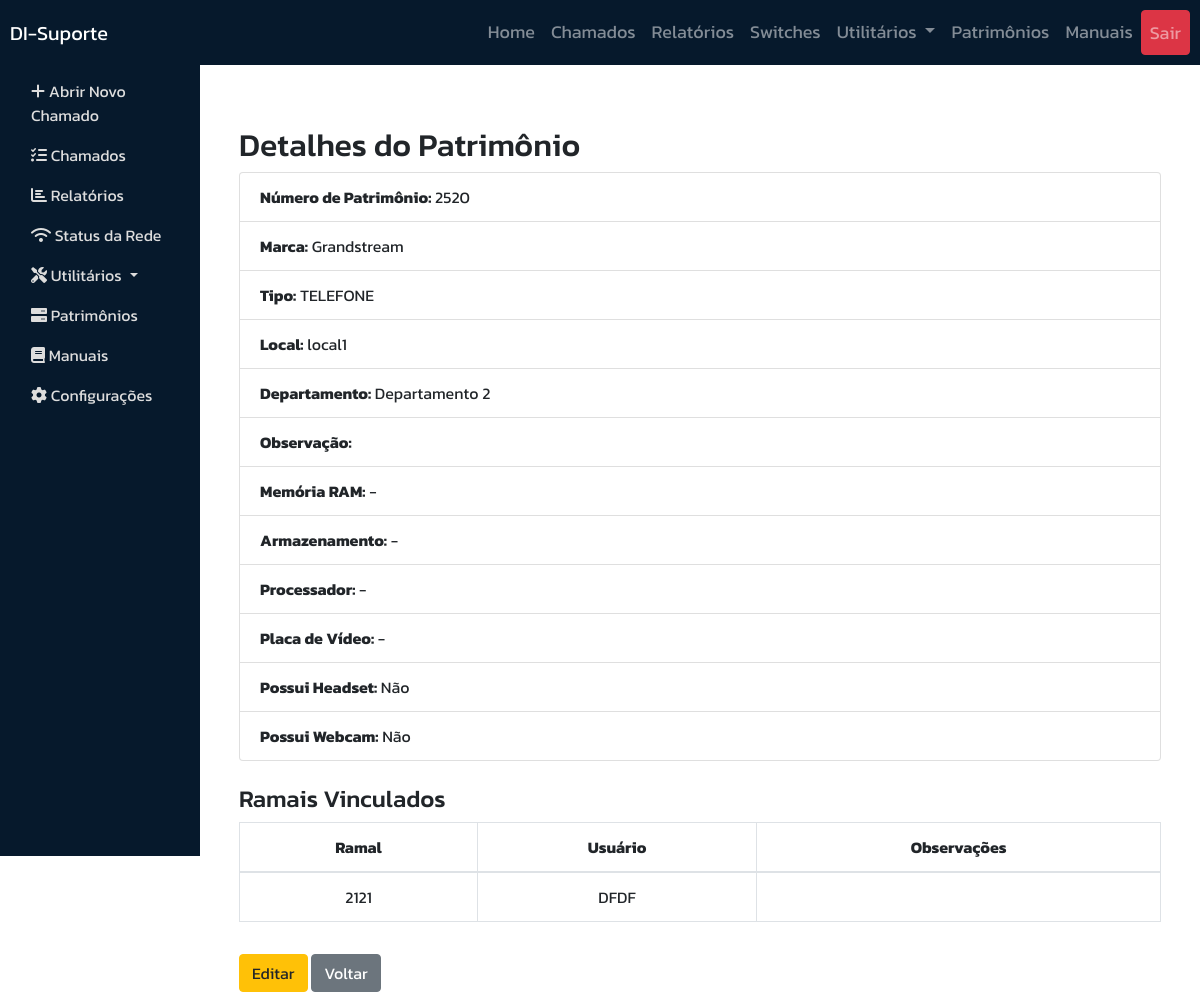
The page /patrimonios/visualizar/5/ (signed in) on the database its author committed.
### patrimonios/models.py (models this page shows, shortened)
class Patrimonio(models.Model):
    TIPO_CHOICES = [
        ('CAMERA', 'Camera'),
        ('COMPUTADOR', 'Computador'),
        ('HEADSET', 'Headset'),
        ('IMPRESSORA', 'Impressora'),
        ('MONITOR', 'Monitor'),
        ('NOBREAK', 'Nobreak'),
        ('OUTROS', 'Outros'),
        ('RACK', 'Rack'),
        ('SWITCH', 'Switch'),
        ('TELEFONE', 'Telefone'),
        ('THINCLIENT', 'Thinclient'),
        ('WEBCAM', 'Webcam'),
        ('WIFI', 'Wifi')
    ]
    numero_patrimonio = models.CharField(max_length=50, unique=True)
    marca = models.CharField(max_length=50)
    tipo = models.CharField(max_length=20, choices=TIPO_CHOICES)
    local = models.ForeignKey(Local, on_delete=models.CASCADE)
    departamento = models.ForeignKey(Departamento, on_delete=models.CASCADE)
    obs = models.CharField(max_length=50, blank=True)
    memoria_ram = models.CharField(max_length=50, null=True, blank=True)
    hd = models.CharField(max_length=50, null=True, blank=True)
    processador = models.CharField(max_length=100, null=True, blank=True)
    placa_video = models.CharField(max_length=100, null=True, blank=True)
    tem_headset = models.BooleanField(default=False, verbose_name="Possui Headset?")
    tem_webcam = models.BooleanField(default=False, verbose_name="Possui Webcam?")

### chamados/models.py (models this page shows)
class Local(models.Model):
    nome = models.CharField(max_length=100)
    ativo = models.BooleanField(default=True)  # Indica se o local está ativo
    def __str__(self):
        return self.nome

class Departamento(models.Model):
    nome = models.CharField(max_length=100)
    ativo = models.BooleanField(default=True)  # Indica se o departamento está ativo
    def __str__(self):
        return self.nome

### utilitarios/models.py (models this page shows, shortened)
class Ramal(models.Model):
    usuario_ramal = models.CharField(max_length=100)
    senha = models.CharField(max_length=100)
    patrimonio = models.ForeignKey(
        Patrimonio,
        on_delete=models.CASCADE,
        limit_choices_to=models.Q(tipo='COMPUTADOR') | models.Q(
            tipo='TELEFONE'),  # Restringe a tipos 'COMPUTADOR' e 'TELEFONE'
        verbose_name="Número de Patrimônio"
    )
    ramal = models.CharField(max_length=20)
    obs = models.TextField(blank=True, null=True)

### patrimonios/views.py (the view)
# urls.py: path('visualizar/<int:id>/', visualizar_patrimonio, name='visualizar_patrimonio'),
@login_required
def visualizar_patrimonio(request, id):
    patrimonio = get_object_or_404(Patrimonio, id=id)
    ramais = Ramal.objects.filter(patrimonio=patrimonio)
    return render(request, 'patrimonios/visualizar_patrimonio.html', {'patrimonio': patrimonio, 'ramais': ramais})

### patrimonios/templates/patrimonios/visualizar_patrimonio.html (shortened to what this page needs)
﻿{% extends 'base.html' %}
{% block content %}
<div class="container mt-5">
    <h2>Detalhes do Patrimônio</h2>
    <ul class="list-group">
        <li class="list-group-item"><strong>Número de Patrimônio:</strong> {{ patrimonio.numero_patrimonio }}</li>
        <li class="list-group-item"><strong>Marca:</strong> {{ patrimonio.marca }}</li>
        <li class="list-group-item"><strong>Tipo:</strong> {{ patrimonio.tipo }}</li>
        <li class="list-group-item"><strong>Local:</strong> {{ patrimonio.local }}</li>
        <li class="list-group-item"><strong>Departamento:</strong> {{ patrimonio.departamento }}</li>
        <li class="list-group-item"><strong>Observação:</strong> {{ patrimonio.obs }}</li>
        <li class="list-group-item"><strong>Memória RAM:</strong> {{ patrimonio.memoria_ram|default:"-" }}</li>
        <li class="list-group-item"><strong>Armazenamento:</strong> {{ patrimonio.hd|default:"-" }}</li>
        <li class="list-group-item"><strong>Processador:</strong> {{ patrimonio.processador|default:"-" }}</li>
        <li class="list-group-item"><strong>Placa de Vídeo:</strong> {{ patrimonio.placa_video|default:"-" }}</li>
        <li class="list-group-item"><strong>Possui Headset:</strong> {% if patrimonio.tem_headset %}Sim{% else %}Não{% endif %}</li>
        <li class="list-group-item"><strong>Possui Webcam:</strong> {% if patrimonio.tem_webcam %}Sim{% else %}Não{% endif %}</li>
    </ul>
    <h4 class="mt-4">Ramais Vinculados</h4>
    <table class="table table-bordered">
        <thead>
            <tr>
                <th>Ramal</th>
                <th>Usuário</th>
                <th>Observações</th>
            </tr>
        </thead>
        <tbody>
            {% for ramal in ramais %}
            <tr>
                <td>{{ ramal.ramal }}</td>
                <td>{{ ramal.usuario_ramal }}</td>
                <td>{{ ramal.obs }}</td>
            </tr>
            {% empty %}
            <tr>
                <td colspan="3">Nenhum ramal vinculado a este patrimônio.</td>
            </tr>
            {% endfor %}
        </tbody>
    </table>
    <a href="{% url 'editar_patrimonio' patrimonio.id %}" class="btn btn-warning mt-3">Editar</a>
    <a href="{% url 'patrimonios' %}" class="btn btn-secondary mt-3">Voltar</a>
</div>
{% endblock %}

### static/css/chamados.css (style rules this page uses)
.btn-secondary { background-color: #6c757d; border-color: #6c757d; }
td, th { text-align: center; }

### rows shown on the page
Patrimonio: numero_patrimonio "2520", marca "Grandstream", tipo "TELEFONE", local "local1", departamento "Departamento 2", memoria_ram "-", hd "-", processador "-", placa_video "-"
Ramal: ramal "2121", usuario_ramal "DFDF"
